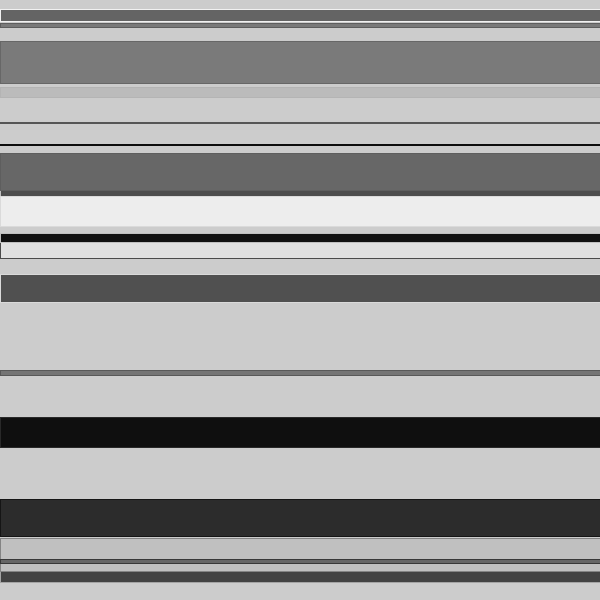
Frame 1 (no input)
Frame 60 (the mouse pressed at the canvas centre just before this capture): identical to frame 1, image omitted
Frame 120 (the mouse held since frame 60 and released just before this capture): identical to frame 1, image omitted

The Processing sketch that drew this single still picture (run headless with seeded random() and noise(); from frame 60 on, the mouse is pressed at the canvas centre):

// Processing sketch: declaring_a_function
// ── declaring_a_function.pde
void setup() {
  size(600, 600);

  for(int i=0; i<20; i++) {
    //calling our own function
    colorRect();  
  }
}

void draw() {
  
  
}



// ── something.pde

// how to declare our own function

void colorRect() {
  
  stroke(random(255));
  fill(random(255));
  rect(0, random(height), width, random(50));
  
}
